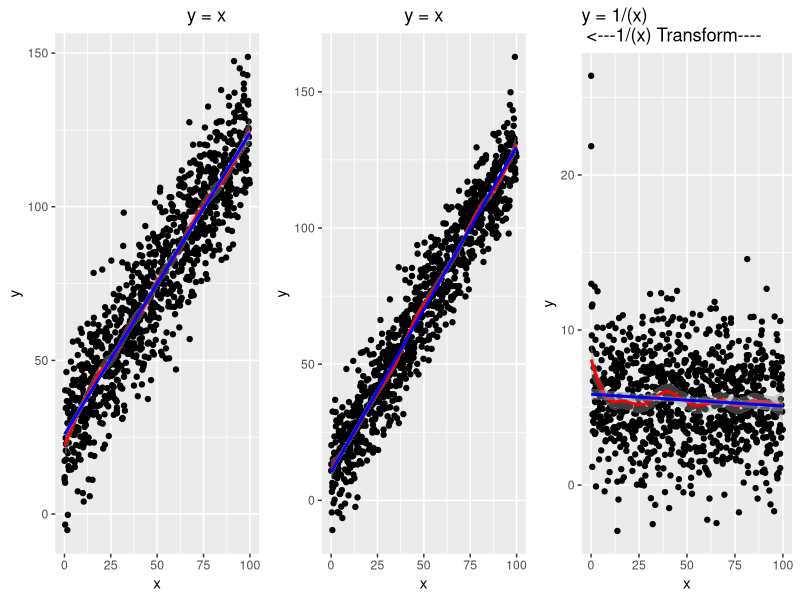
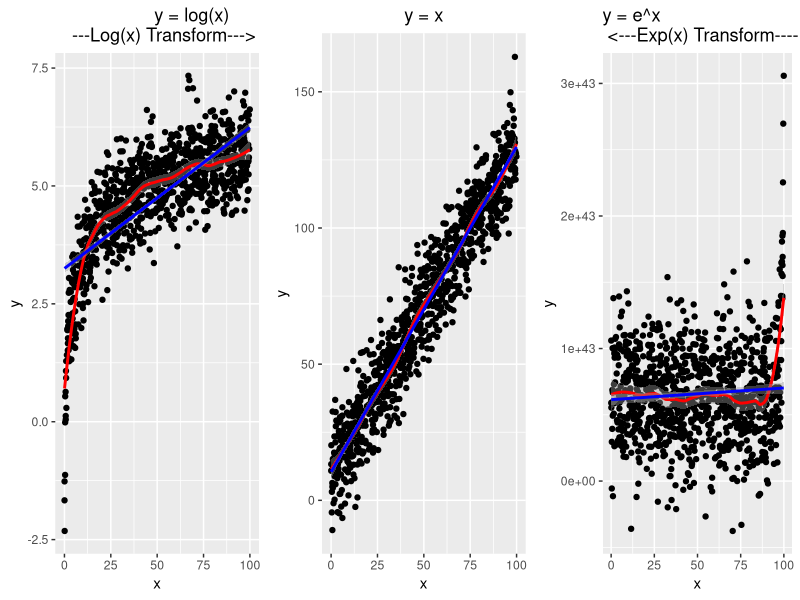
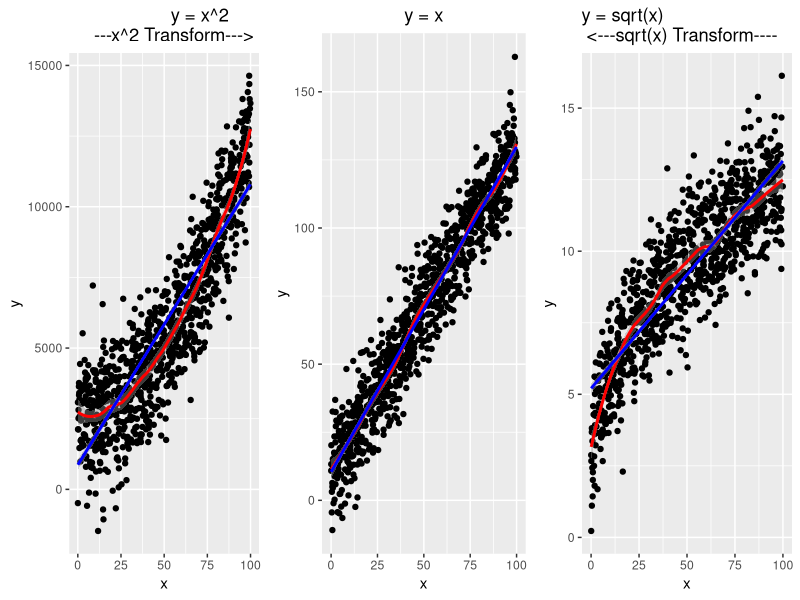
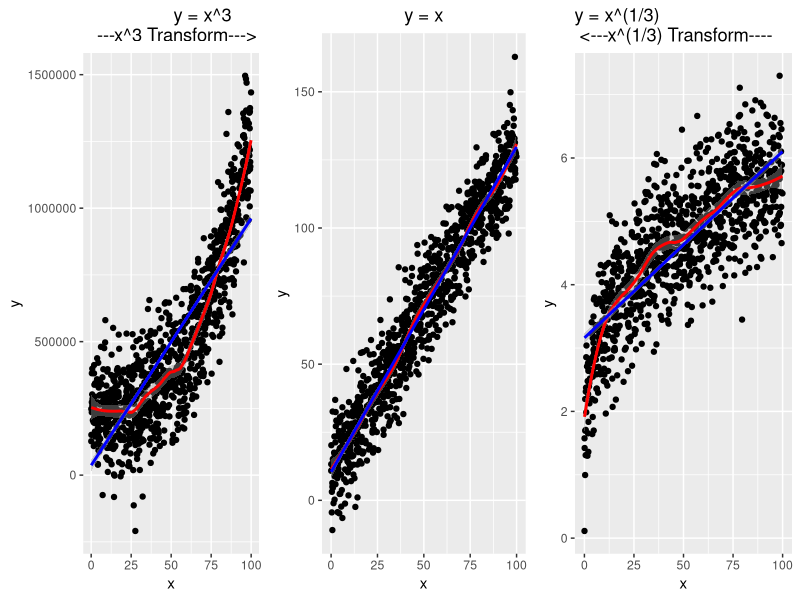
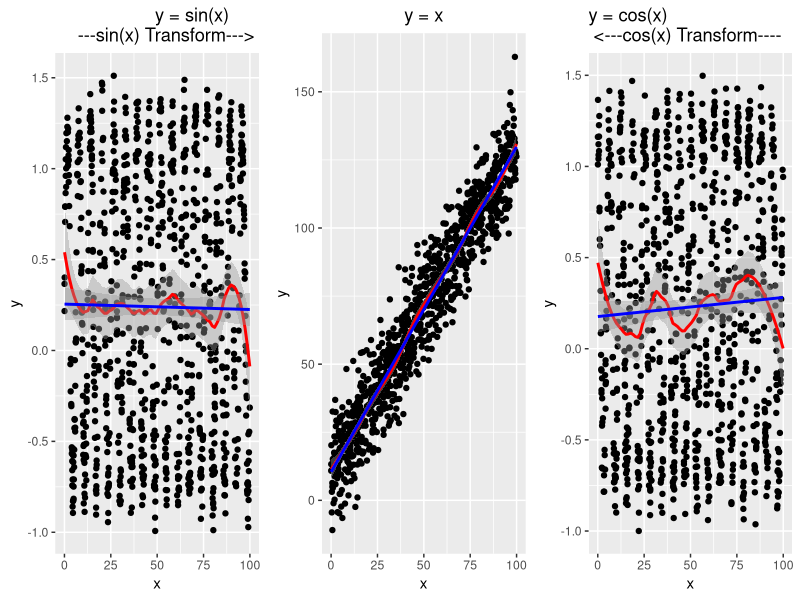
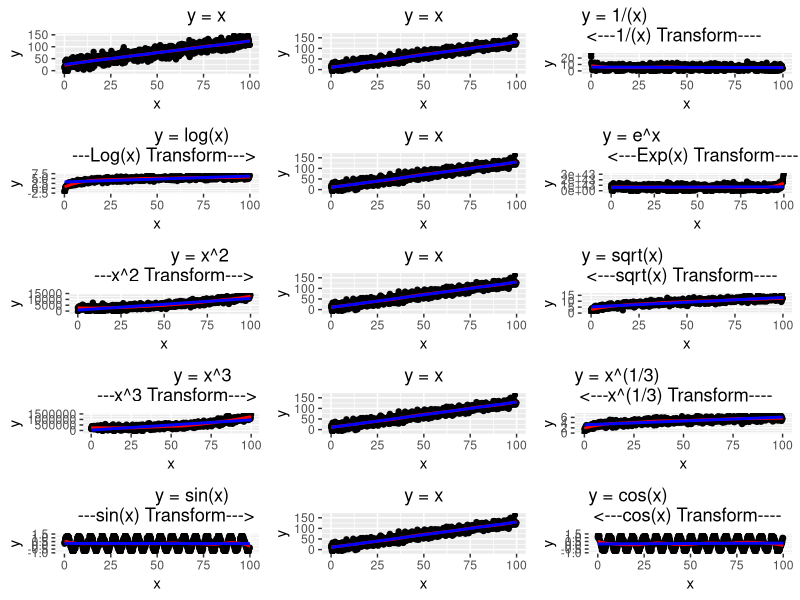
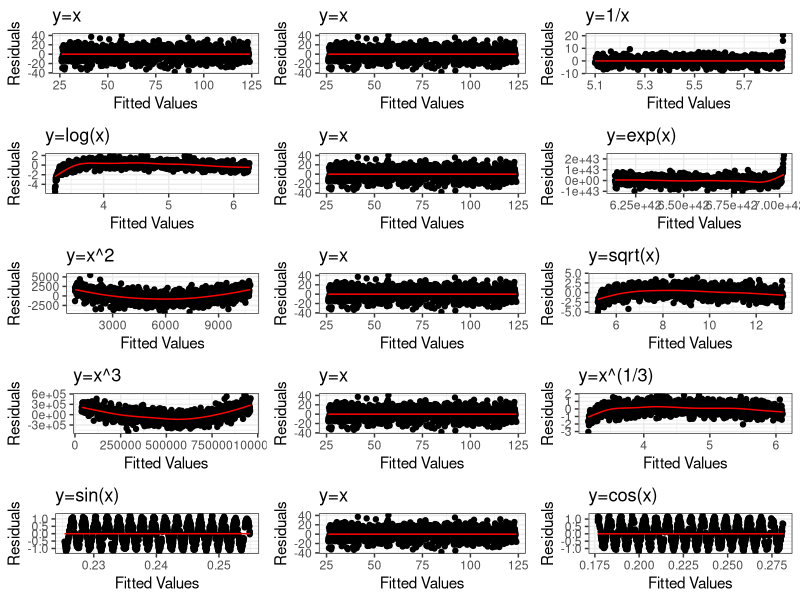

These figures' R source, in order:
## ---- chunk 1
library(gridExtra)
library(ggplot2)
library(dplyr)
## ---- chunk 2
set.seed(123)
lin_data <- data.frame(x = runif(1000, 0, 100))
lin_data$y <- rnorm(1000, 10, 10) + 1.2 * lin_data$x
## ---- chunk 3
mid <- ggplot(lin_data, aes(x,y)) + 
    geom_point() + 
    geom_smooth(method="loess", span = 0.3,color = "red") + 
    geom_smooth(method="lm", color = "blue") +
    theme(plot.title = element_text(hjust = 0.5)) +
    labs(title = "y = x")
## ---- chunk 4
# Left
left_data <- data.frame(x = lin_data$x)
left_data$y <- left_data$x # Change here
left_data$y <- left_data$y + rnorm(1000, 0.25*max(left_data$y), 0.125*max(left_data$y))
line_fit <- fit <- lm(y~x, left_data)
line <- ggplot(left_data, aes(x,y)) + 
    geom_point() + 
    geom_smooth(method="loess", span = 0.3,color = "red") + 
    geom_smooth(method="lm", color = "blue") +
    theme(plot.title = element_text(hjust = 0.8)) +
    labs(title = "y = x")

# Right
right_data <- data.frame(x = lin_data$x)
right_data$y <- 1/right_data$x # Change here
right_data$y <- right_data$y + rnorm(1000, 0.25*max(right_data$y), 0.125*max(right_data$y))
recip_fit <- fit <- lm(y~x, right_data)
recip <- ggplot(right_data, aes(x,y)) + 
    geom_point() + 
    geom_smooth(method="loess", span = 0.3,color = "red") + 
    geom_smooth(method="lm", color = "blue") +
    labs(title = "y = 1/(x) \n <---1/(x) Transform----")
## ---- chunk 5
grid.arrange(line,mid,recip, ncol = 3)
## ---- chunk 6
# Left 
left_data <- data.frame(x = lin_data$x)
left_data$y <- log(left_data$x) 
left_data$y <- left_data$y + rnorm(1000, 0.25*max(left_data$y), 0.125*max(left_data$y))
log_fit <- fit <- lm(y~x, left_data)
log <- ggplot(left_data, aes(x,y)) + 
    geom_point() + 
    geom_smooth(method="loess", span = 0.3,color = "red") + 
    geom_smooth(method="lm", color = "blue") +
    theme(plot.title = element_text(hjust = 0.8)) +
    labs(title = "y = log(x) \n ---Log(x) Transform--->")

# Right 
right_data <- data.frame(x = lin_data$x)
right_data$y <- exp(right_data$x)
right_data$y <- right_data$y + rnorm(1000, 0.25*max(right_data$y), 0.125*max(right_data$y))
exp_fit <- fit <- lm(y~x, right_data)
exp <- ggplot(right_data, aes(x,y)) + 
    geom_point() + 
    geom_smooth(method="loess", span = 0.3,color = "red") + 
    geom_smooth(method="lm", color = "blue") +
    labs(title = "y = e^x \n <---Exp(x) Transform----")
## ---- chunk 7
grid.arrange(log,mid,exp, ncol = 3)
## ---- chunk 8
# Left 
left_data <- data.frame(x = lin_data$x)
left_data$y <- left_data$x^2 # Change here
left_data$y <- left_data$y + rnorm(1000, 0.25*max(left_data$y), 0.125*max(left_data$y))
square_fit <- fit <- lm(y~x, left_data)
square <- ggplot(left_data, aes(x,y)) + 
    geom_point() + 
    geom_smooth(method="loess", span = 0.3,color = "red") + 
    geom_smooth(method="lm", color = "blue") +
    theme(plot.title = element_text(hjust = 0.8)) +
    labs(title = "y = x^2 \n ---x^2 Transform--->")

# Right 
right_data <- data.frame(x = lin_data$x)
right_data$y <- sqrt(right_data$x) # Change here
right_data$y <- right_data$y + rnorm(1000, 0.25*max(right_data$y), 0.125*max(right_data$y))
sqrt_fit <- fit <- lm(y~x, right_data)
sqrt <- ggplot(right_data, aes(x,y)) + 
    geom_point() + 
    geom_smooth(method="loess", span = 0.3,color = "red") + 
    geom_smooth(method="lm", color = "blue") +
    labs(title = "y = sqrt(x) \n <---sqrt(x) Transform----")
## ---- chunk 9
grid.arrange(square,mid,sqrt, ncol = 3)
## ---- chunk 10
# Left 
left_data <- data.frame(x = lin_data$x)
left_data$y <- left_data$x^3 # Change here
left_data$y <- left_data$y + rnorm(1000, 0.25*max(left_data$y), 0.125*max(left_data$y))
cube_fit <- fit <- lm(y~x, left_data)
cube <- ggplot(left_data, aes(x,y)) + 
    geom_point() + 
    geom_smooth(method="loess", span = 0.3,color = "red") + 
    geom_smooth(method="lm", color = "blue") +
    theme(plot.title = element_text(hjust = 0.8)) +
    labs(title = "y = x^3 \n ---x^3 Transform--->")

# Right 
right_data <- data.frame(x = lin_data$x)
right_data$y <- right_data$x^(1/3) # Change here
right_data$y <- right_data$y + rnorm(1000, 0.25*max(right_data$y), 0.125*max(right_data$y))
cubic_root_fit <- fit <- lm(y~x, right_data)
cubic_root <- ggplot(right_data, aes(x,y)) + 
    geom_point() + 
    geom_smooth(method="loess", span = 0.3,color = "red") + 
    geom_smooth(method="lm", color = "blue") +
    labs(title = "y = x^(1/3) \n <---x^(1/3) Transform----")
## ---- chunk 11
grid.arrange(cube,mid,cubic_root, ncol = 3)
## ---- chunk 12
# Left 
left_data <- data.frame(x = lin_data$x)
left_data$y <- sin(left_data$x) # Change here
left_data$y <- left_data$y + rnorm(1000, 0.25*max(left_data$y), 0.125*max(left_data$y))
sin_fit <- fit <- lm(y~x, left_data)
sin <- ggplot(left_data, aes(x,y)) + 
    geom_point() + 
    geom_smooth(method="loess", span = 0.3, color = "red") + 
    geom_smooth(method="lm", color = "blue") +
    theme(plot.title = element_text(hjust = 0.8)) +
    labs(title = "y = sin(x) \n ---sin(x) Transform--->")

# Right 
right_data <- data.frame(x = lin_data$x)
right_data$y <- cos(right_data$x) # Change here
right_data$y <- right_data$y + rnorm(1000, 0.25*max(right_data$y), 0.125*max(right_data$y))
cos_fit <- fit <- lm(y~x, right_data)
cos <- ggplot(right_data, aes(x,y)) + 
    geom_point() + 
    geom_smooth(method="loess", span = 0.3, color = "red") + 
    geom_smooth(method="lm", color = "blue") +
    labs(title = "y = cos(x) \n <---cos(x) Transform----")
## ---- chunk 13
grid.arrange(sin,mid,cos, ncol = 3)
## ---- chunk 14
one <- arrangeGrob(line,mid,recip, ncol = 3)
two <- arrangeGrob(log,mid,exp, ncol = 3)
three <- arrangeGrob(square,mid,sqrt, ncol = 3)
four <- arrangeGrob(cube,mid,cubic_root, ncol = 3)
five <- arrangeGrob(sin,mid,cos, ncol = 3)
grid.arrange(one, two, three, four, five,ncol = 1)
## ---- chunk 15
line_resid <- ggplot(fit, aes(x=line_fit$fitted.values, y = line_fit$residuals))+ 
    geom_point() + 
    geom_smooth(color="red", lwd = 0.5, se = FALSE, span = 0.5)+
    theme(plot.title = element_text(hjust = 0.5)) +
    labs(title = "y=x",x="Fitted Values",y = "Residuals") +
    theme_bw()
## ---- chunk 16
recip_resid <- ggplot(fit, aes(x=recip_fit$fitted.values, y = recip_fit$residuals))+ 
    geom_point() + 
    geom_smooth(color="red", lwd = 0.5, se = FALSE, span = 0.5)+
    theme(plot.title = element_text(hjust = 0.5)) +
    labs(title = "y=1/x",x="Fitted Values",y = "Residuals") +
    theme_bw()

log_resid <- ggplot(fit, aes(x=log_fit$fitted.values, y = log_fit$residuals))+ 
    geom_point() + 
    geom_smooth(color="red", lwd = 0.5, se = FALSE, span = 0.5)+
    theme(plot.title = element_text(hjust = 0.5)) +
    labs(title = "y=log(x)",x="Fitted Values",y = "Residuals") +
    theme_bw()

exp_resid <- ggplot(fit, aes(x=exp_fit$fitted.values, y = exp_fit$residuals))+ 
    geom_point() + 
    geom_smooth(color="red", lwd = 0.5, se = FALSE, span = 0.5)+
    theme(plot.title = element_text(hjust = 0.5)) +
    labs(title = "y=exp(x)",x="Fitted Values",y = "Residuals") +
    theme_bw()

square_resid <- ggplot(fit, aes(x=square_fit$fitted.values, y = square_fit$residuals))+ 
    geom_point() + 
    geom_smooth(color="red", lwd = 0.5, se = FALSE, span = 0.5)+
    theme(plot.title = element_text(hjust = 0.5)) +
    labs(title = "y=x^2",x="Fitted Values",y = "Residuals") +
    theme_bw()

sqrt_resid <- ggplot(fit, aes(x=sqrt_fit$fitted.values, y = sqrt_fit$residuals))+ 
    geom_point() + 
    geom_smooth(color="red", lwd = 0.5, se = FALSE, span = 0.5)+
    theme(plot.title = element_text(hjust = 0.5)) +
    labs(title = "y=sqrt(x)",x="Fitted Values",y = "Residuals") +
    theme_bw()

cube_resid <- ggplot(fit, aes(x=cube_fit$fitted.values, y = cube_fit$residuals))+ 
    geom_point() + 
    geom_smooth(color="red", lwd = 0.5, se = FALSE, span = 0.5)+
    theme(plot.title = element_text(hjust = 0.5)) +
    labs(title = "y=x^3",x="Fitted Values",y = "Residuals") +
    theme_bw()

cubic_root_resid <- ggplot(fit, aes(x=cubic_root_fit$fitted.values, y = cubic_root_fit$residuals))+ 
    geom_point() + 
    geom_smooth(color="red", lwd = 0.5, se = FALSE, span = 0.5)+
    theme(plot.title = element_text(hjust = 0.5)) +
    labs(title = "y=x^(1/3)",x="Fitted Values",y = "Residuals") +
    theme_bw()

sin_resid <- ggplot(fit, aes(x=sin_fit$fitted.values, y = sin_fit$residuals))+ 
    geom_point() + 
    geom_smooth(color="red", lwd = 0.5, se = FALSE, span = 0.5)+
    theme(plot.title = element_text(hjust = 0.5)) +
    labs(title = "y=sin(x)",x="Fitted Values",y = "Residuals") +
    theme_bw()

cos_resid <- ggplot(fit, aes(x=cos_fit$fitted.values, y = cos_fit$residuals))+ 
    geom_point() + 
    geom_smooth(color="red", lwd = 0.5, se = FALSE, span = 0.5)+
    theme(plot.title = element_text(hjust = 0.5)) +
    labs(title = "y=cos(x)",x="Fitted Values",y = "Residuals") +
    theme_bw()
## ---- chunk 17
one <- arrangeGrob(line_resid,line_resid,recip_resid, ncol = 3)
two <- arrangeGrob(log_resid,line_resid,exp_resid, ncol = 3)
three <- arrangeGrob(square_resid,line_resid,sqrt_resid, ncol = 3)
four <- arrangeGrob(cube_resid,line_resid,cubic_root_resid, ncol = 3)
five <- arrangeGrob(sin_resid,line_resid,cos_resid, ncol = 3)
grid.arrange(one, two, three, four, five,ncol = 1)
